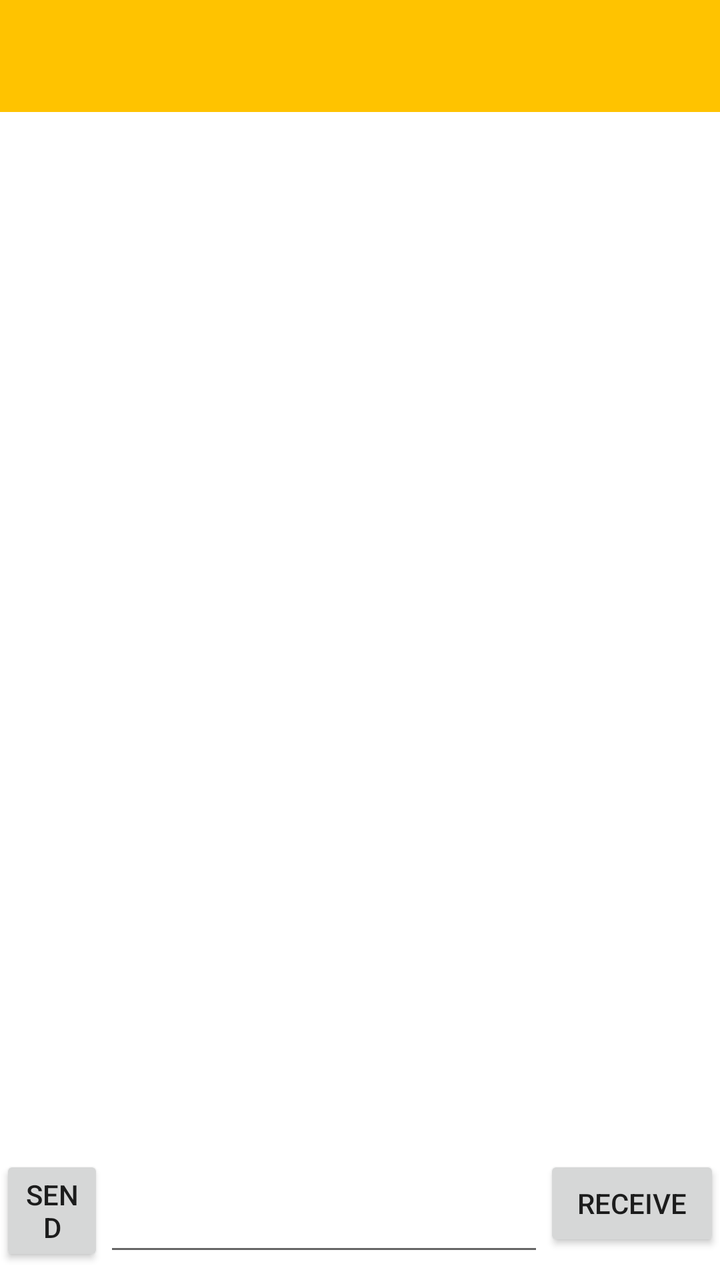
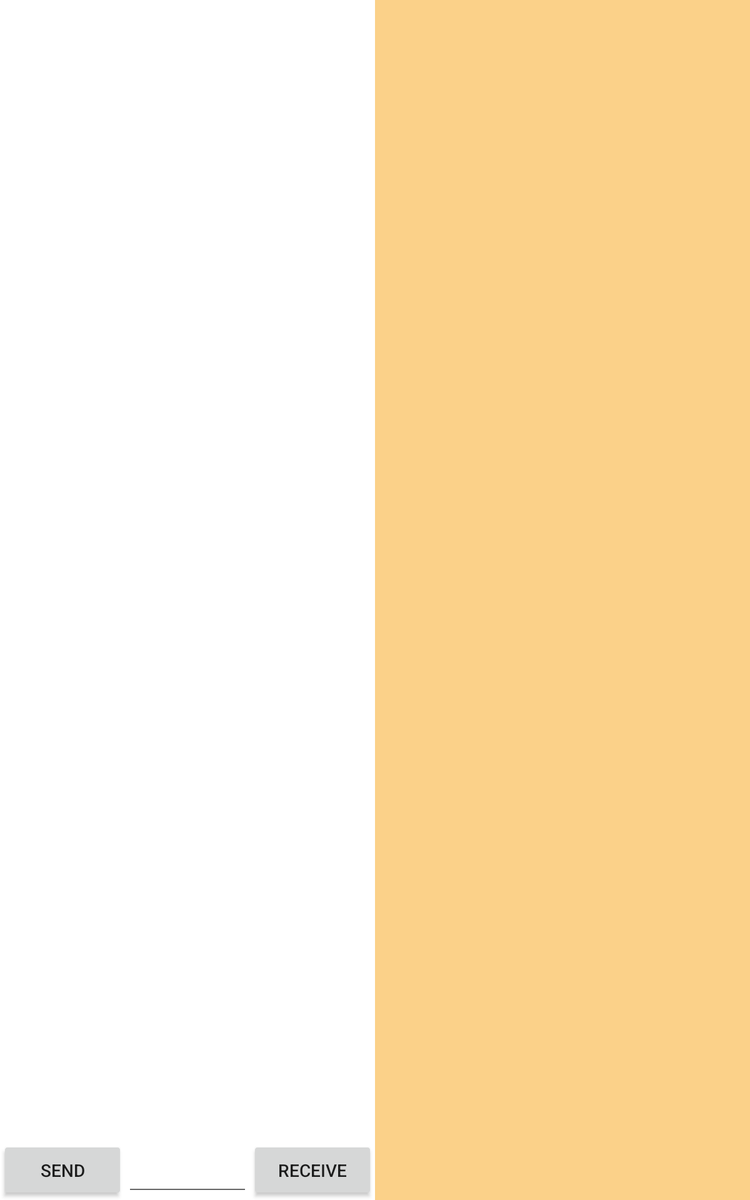

First picture: res/layout/ on a phone held upright. Second picture: the repository's own variant of that layout, on a device whose configuration matches the variant's folder. Source for both follows.
<!-- AndroidManifest.xml: application theme Theme.AlexsAndroidLabs -->
<!-- res/layout/activity_chat_room.xml -->
<?xml version="1.0" encoding="utf-8"?>
<LinearLayout xmlns:android="http://schemas.android.com/apk/res/android"
    xmlns:app="http://schemas.android.com/apk/res-auto"
    xmlns:tools="http://schemas.android.com/tools"
    android:layout_width="match_parent"
    android:layout_height="match_parent"
    tools:context=".ui.ChatRoom">

    <FrameLayout
        android:id="@+id/fragmentLocation"
        android:layout_width="match_parent"
        android:layout_height="match_parent">

            <androidx.constraintlayout.widget.ConstraintLayout
                android:layout_width="match_parent"
                android:layout_height="match_parent">

                <androidx.appcompat.widget.Toolbar
                    android:id="@+id/myToolbar"
                    android:layout_width="match_parent"
                    android:layout_height="wrap_content"
                    app:layout_constraintStart_toStartOf="parent"
                    app:layout_constraintTop_toTopOf="parent"
                    android:background="@color/my_statusbar"/>

                <androidx.recyclerview.widget.RecyclerView
                    android:id="@+id/recycleView"
                    android:layout_width="0dp"
                    android:layout_height="0dp"
                    app:layout_constraintBottom_toBottomOf="parent"
                    app:layout_constraintEnd_toEndOf="parent"
                    app:layout_constraintStart_toStartOf="parent"
                    app:layout_constraintTop_toBottomOf="@id/myToolbar" />

                <EditText
                    android:id="@+id/editText"
                    android:layout_width="0dp"
                    android:layout_height="wrap_content"
                    android:ems="10"
                    android:inputType="text"
                    android:minHeight="48dp"
                    app:layout_constraintBottom_toBottomOf="parent"
                    app:layout_constraintEnd_toStartOf="@+id/receiveButton"
                    app:layout_constraintStart_toEndOf="@+id/sendButton"
                    app:layout_constraintTop_toTopOf="@+id/sendButton" />

                <Button
                    android:id="@+id/sendButton"
                    android:layout_width="0dp"
                    android:layout_height="wrap_content"
                    android:layout_marginEnd="308dp"
                    android:layout_marginBottom="7dp"
                    android:text="Send"
                    app:layout_constraintBottom_toBottomOf="parent"
                    app:layout_constraintEnd_toEndOf="parent"
                    app:layout_constraintStart_toStartOf="parent" />

                <Button
                    android:id="@+id/receiveButton"
                    android:layout_width="wrap_content"
                    android:layout_height="wrap_content"
                    android:text="Receive"
                    app:layout_constraintEnd_toEndOf="parent"
                    app:layout_constraintTop_toTopOf="@+id/sendButton" />

        </androidx.constraintlayout.widget.ConstraintLayout>

    </FrameLayout>



</LinearLayout>
<!-- resources referenced by this layout -->
<resources>
  <color name="my_statusbar">#ffc300</color>
  <style name="Theme.AlexsAndroidLabs" parent="Theme.MaterialComponents.DayNight.DarkActionBar">
          
          <item name="colorPrimary">@color/purple_500</item>
          <item name="colorPrimaryVariant">@color/purple_700</item>
          <item name="colorOnPrimary">@color/white</item>
          
          <item name="colorSecondary">@color/teal_200</item>
          <item name="colorSecondaryVariant">@color/teal_700</item>
          <item name="colorOnSecondary">@color/black</item>
          
          <item name="android:statusBarColor">?attr/colorPrimaryVariant</item>
          
      </style>
  <color name="white">#FFFFFFFF</color>
  <color name="black">#FF000000</color>
</resources>
<!-- res/layout-sw600dp/activity_chat_room.xml (the author's variant of the layout above) -->
<!-- drawn on a 7-inch tablet held upright -->
<?xml version="1.0" encoding="utf-8"?>
<androidx.constraintlayout.widget.ConstraintLayout xmlns:android="http://schemas.android.com/apk/res/android"
    xmlns:app="http://schemas.android.com/apk/res-auto"
    xmlns:tools="http://schemas.android.com/tools"
    android:layout_width="match_parent"
    android:layout_height="match_parent"
    tools:context=".ui.ChatRoom">

    <androidx.recyclerview.widget.RecyclerView
        android:id="@+id/recycleView"
        android:layout_width="300dp"
        android:layout_height="0dp"
        app:layout_constraintBottom_toBottomOf="parent"
        app:layout_constraintEnd_toEndOf="parent"
        app:layout_constraintHorizontal_bias="0.0"
        app:layout_constraintStart_toStartOf="parent"
        app:layout_constraintTop_toTopOf="parent"
        app:layout_constraintVertical_bias="0.0" />

    <EditText
        android:id="@+id/editText"
        android:layout_width="100dp"
        android:layout_height="wrap_content"
        android:ems="10"
        android:inputType="text"
        android:minHeight="48dp"
        app:layout_constraintStart_toEndOf="@+id/sendButton"
        app:layout_constraintTop_toTopOf="@+id/sendButton" />

    <Button
        android:id="@+id/sendButton"
        android:layout_width="100dp"
        android:layout_height="wrap_content"
        android:text="Send"
        app:layout_constraintBottom_toBottomOf="parent"
        app:layout_constraintStart_toStartOf="parent" />

    <Button
        android:id="@+id/receiveButton"
        android:layout_width="100dp"
        android:layout_height="wrap_content"
        android:text="Receive"
        app:layout_constraintEnd_toEndOf="@+id/recycleView"
        app:layout_constraintTop_toTopOf="@+id/editText" />

    <FrameLayout
        android:id="@+id/fragmentLocation"
        android:layout_width="0dp"
        android:layout_height="0dp"
        android:background="#F2FBCF83"
        app:layout_constraintBottom_toBottomOf="parent"
        app:layout_constraintEnd_toEndOf="parent"
        app:layout_constraintStart_toEndOf="@id/recycleView"
        app:layout_constraintTop_toTopOf="@+id/recycleView">

    </FrameLayout>

</androidx.constraintlayout.widget.ConstraintLayout>
<!-- resources referenced by the variant -->
<!-- as a 7-inch tablet held upright resolves them -->
<resources>
  <style name="Theme.AlexsAndroidLabs" parent="Theme.MaterialComponents.DayNight.DarkActionBar">
          
          <item name="colorPrimary">@color/purple_500</item>
          <item name="colorPrimaryVariant">@color/purple_700</item>
          <item name="colorOnPrimary">@color/white</item>
          
          <item name="colorSecondary">@color/teal_200</item>
          <item name="colorSecondaryVariant">@color/teal_700</item>
          <item name="colorOnSecondary">@color/black</item>
          
          <item name="android:statusBarColor">?attr/colorPrimaryVariant</item>
          
      </style>
  <color name="white">#FFFFFFFF</color>
  <color name="black">#FF000000</color>
</resources>
